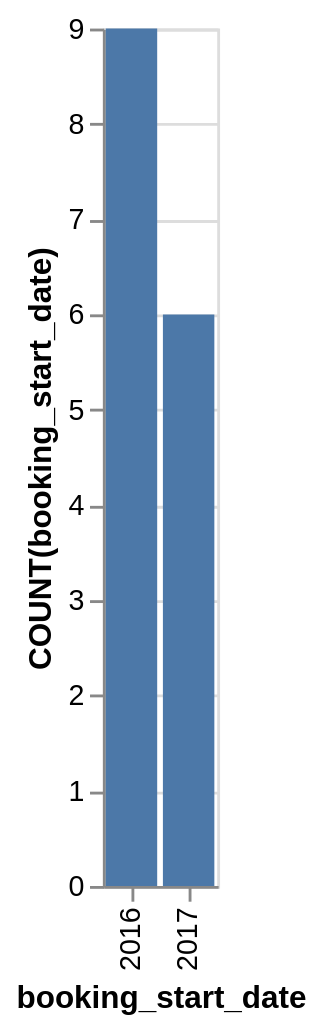

The Vega-Lite source for this figure:
### Vega-Lite specification from a JSON file in a GitHub repository (floating-point values rounded to 4 significant figures)
{"data": {"values": [{"x_data": "2016", "y_data": 9}, {"x_data": "2017", "y_data": 6}]}, "mark": "bar", "encoding": {"x": {"field": "x_data", "type": "nominal", "title": "booking_start_date", "sort": {"op": "sum", "field": "y_data", "order": "descending"}}, "y": {"field": "y_data", "type": "quantitative", "title": "COUNT(booking_start_date)"}}}
